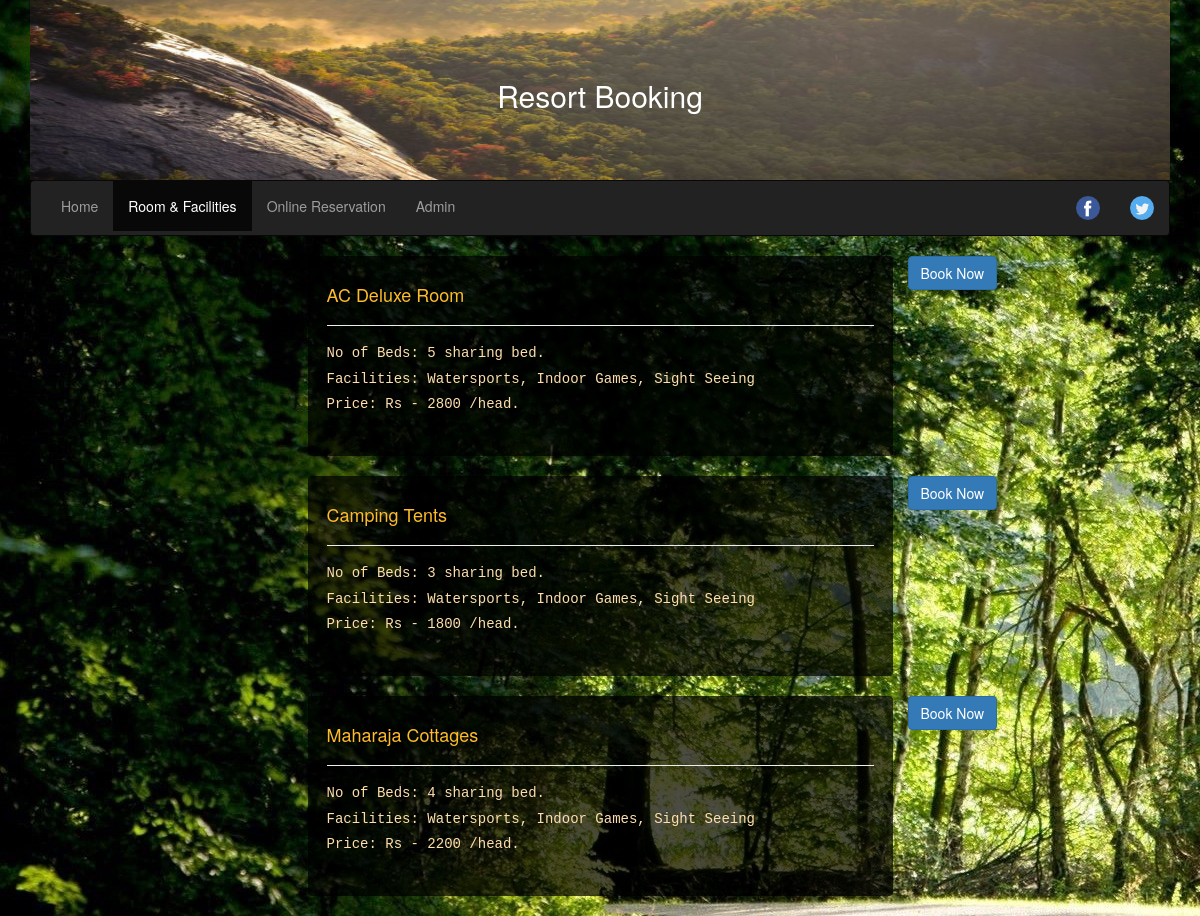
Screenshot of /room.php with the database file from the repository.
### tables this page shows
CREATE TABLE `room_category` (
  `roomname` text NOT NULL,
  `room_qnty` int(11) NOT NULL,
  `available` int(11) NOT NULL,
  `booked` int(11) NOT NULL,
  `no_bed` int(11) NOT NULL,
  `bedtype` text NOT NULL,
  `facility` text NOT NULL,
  `price` float NOT NULL
);

### admin/include/class.user.php (called while the page is built, shortened)
<?php
        class user
        {
            public function __construct()
            {
                $this->db=new mysqli(DB_SERVER,DB_USERNAME,DB_PASSWORD,'hotel');
            }
        }
?>

### room.php (the view, shortened to what this page needs)
<?php
include_once 'admin/include/class.user.php';
$user=new User();
?>
<!DOCTYPE html>
<html lang="en">
<head>
    <link href="css/bootstrap.min.css" rel="stylesheet">
</head>
<body>
    <div class="container">
        <div class="imgtext">
        <img src="images/home_banner1.jpg" alt="Norway" style="width:100%; height:180px;">
        <div class="card-body text-white">
            <h2> Resort Booking</h2>
        </div>
        </div>
        <nav class="navbar navbar-inverse">
            <div class="container-fluid">
                <ul class="nav navbar-nav">
                    <li><a href="book.php">Home</a></li>
                    <li class="active"><a href="room.php">Room &amp; Facilities</a></li>
                    <li><a href="reservation.php">Online Reservation</a></li>
                    <li><a href="admin.php">Admin</a></li>
                </ul>
                <ul class="nav navbar-nav navbar-right">
                    <li><a href="http://www.facebook.com"><img src="images/facebook.png"></a></li>
                    <li><a href="http://www.twitter.com"><img src="images/twitter.png"></a></li>
                </ul>
            </div>
        </nav>
        <?php
        $sql="SELECT * FROM room_category";
        $result = mysqli_query($user->db, $sql);
        if($result)
        {
            if(mysqli_num_rows($result) > 0)
            {
                while($row = mysqli_fetch_array($result))
                {
                    echo "
                            <div class='row'>
                            <div class='col-md-3'></div>
                            <div class='col-md-6 well'>
                                <h4>".$row['roomname']."</h4><hr>
                                <h5>No of Beds: ".$row['no_bed']." ".$row['bedtype']." bed.</h5>
                                <h5>Facilities: ".$row['facility']."</h5>
                                <h5>Price: Rs - ".$row['price']." /head.</h5>
                            </div>
                            <div class='col-md-3'>
                                <a href='./booknow.php?roomname=".$row['roomname']."'><button class='btn btn-primary button'>Book Now</button> </a>
                            </div>
                            </div>
                         ";
                }
            }
            else
            {
                echo "NO Data Exist";
            }
        }
        else
        {
            echo "Cannot connect to server".$result;
        }
        ?>
    </div>
</body>
</html>

### room.php (style rules this page uses)
.well { background: rgba(0, 0, 0, 0.7); border: none; height: 200px; }
body { background-image: url('images/home_bg1.jpg'); background-repeat: no-repeat; background-attachment: fixed; }
h4 { color: #ffbb2b; }
h5 { color: navajowhite; font-family: monospace; }
.imgtext { position: relative; }
.card-body { z-index: 2; position: absolute; top: 50%; left: 50%; transform: translate(-50%, -50%); color: white; padding-left: 20px; padding-right: 20px; }

### rows the page displays
room_category: roomname "AC Deluxe Room", no_bed "5", bedtype "sharing", facility "Watersports, Indoor Games, Sight Seeing", price "2800"
room_category: roomname "Camping Tents", no_bed "3", bedtype "sharing", facility "Watersports, Indoor Games, Sight Seeing", price "1800"
room_category: roomname "Maharaja Cottages", no_bed "4", bedtype "sharing", facility "Watersports, Indoor Games, Sight Seeing", price "2200"
